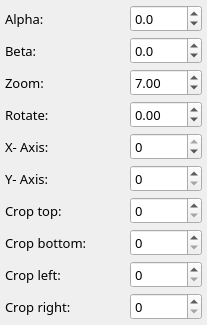
                            <widget class="QWidget" name="page_15">
                             <attribute name="label">
                              <string>Right Camera</string>
                             </attribute>
                             <layout class="QFormLayout" name="formLayout_3">
                              <property name="horizontalSpacing">
                               <number>5</number>
                              </property>
                              <property name="verticalSpacing">
                               <number>5</number>
                              </property>
                              <property name="leftMargin">
                               <number>5</number>
                              </property>
                              <property name="topMargin">
                               <number>5</number>
                              </property>
                              <property name="rightMargin">
                               <number>5</number>
                              </property>
                              <property name="bottomMargin">
                               <number>5</number>
                              </property>
                              <item row="0" column="0">
                               <widget class="QLabel" name="label_112">
                                <property name="minimumSize">
                                 <size>
                                  <width>60</width>
                                  <height>0</height>
                                 </size>
                                </property>
                                <property name="font">
                                 <font>
                                  <family>Sans Serif</family>
                                  <pointsize>10</pointsize>
                                 </font>
                                </property>
                                <property name="text">
                                 <string>Alpha:</string>
                                </property>
                               </widget>
                              </item>
                              <item row="1" column="0">
                               <widget class="QLabel" name="label_117">
                                <property name="minimumSize">
                                 <size>
                                  <width>60</width>
                                  <height>0</height>
                                 </size>
                                </property>
                                <property name="font">
                                 <font>
                                  <family>Sans Serif</family>
                                  <pointsize>10</pointsize>
                                 </font>
                                </property>
                                <property name="text">
                                 <string>Beta:</string>
                                </property>
                               </widget>
                              </item>
                              <item row="9" column="0">
                               <widget class="QLabel" name="label_118">
                                <property name="font">
                                 <font>
                                  <family>Sans Serif</family>
                                  <pointsize>10</pointsize>
                                 </font>
                                </property>
                                <property name="text">
                                 <string>Crop right:</string>
                                </property>
                               </widget>
                              </item>
                              <item row="8" column="0">
                               <widget class="QLabel" name="label_114">
                                <property name="font">
                                 <font>
                                  <family>Sans Serif</family>
                                  <pointsize>10</pointsize>
                                 </font>
                                </property>
                                <property name="text">
                                 <string>Crop left:</string>
                                </property>
                               </widget>
                              </item>
                              <item row="7" column="0">
                               <widget class="QLabel" name="label_101">
                                <property name="minimumSize">
                                 <size>
                                  <width>120</width>
                                  <height>0</height>
                                 </size>
                                </property>
                                <property name="font">
                                 <font>
                                  <family>Sans Serif</family>
                                  <pointsize>10</pointsize>
                                 </font>
                                </property>
                                <property name="text">
                                 <string>Crop bottom:</string>
                                </property>
                               </widget>
                              </item>
                              <item row="6" column="0">
                               <widget class="QLabel" name="label_111">
                                <property name="font">
                                 <font>
                                  <family>Sans Serif</family>
                                  <pointsize>10</pointsize>
                                 </font>
                                </property>
                                <property name="text">
                                 <string>Crop top:</string>
                                </property>
                               </widget>
                              </item>
                              <item row="5" column="0">
                               <widget class="QLabel" name="label_116">
                                <property name="enabled">
                                 <bool>true</bool>
                                </property>
                                <property name="font">
                                 <font>
                                  <family>Sans Serif</family>
                                  <pointsize>10</pointsize>
                                 </font>
                                </property>
                                <property name="text">
                                 <string>Y- Axis:</string>
                                </property>
                               </widget>
                              </item>
                              <item row="4" column="0">
                               <widget class="QLabel" name="label_115">
                                <property name="enabled">
                                 <bool>true</bool>
                                </property>
                                <property name="font">
                                 <font>
                                  <family>Sans Serif</family>
                                  <pointsize>10</pointsize>
                                 </font>
                                </property>
                                <property name="text">
                                 <string>X- Axis:</string>
                                </property>
                               </widget>
                              </item>
                              <item row="3" column="0">
                               <widget class="QLabel" name="label_36">
                                <property name="minimumSize">
                                 <size>
                                  <width>60</width>
                                  <height>0</height>
                                 </size>
                                </property>
                                <property name="font">
                                 <font>
                                  <family>Sans Serif</family>
                                  <pointsize>10</pointsize>
                                 </font>
                                </property>
                                <property name="text">
                                 <string>Rotate: </string>
                                </property>
                               </widget>
                              </item>
                              <item row="2" column="0">
                               <widget class="QLabel" name="label_113">
                                <property name="minimumSize">
                                 <size>
                                  <width>80</width>
                                  <height>0</height>
                                 </size>
                                </property>
                                <property name="font">
                                 <font>
                                  <family>Sans Serif</family>
                                  <pointsize>10</pointsize>
                                 </font>
                                </property>
                                <property name="text">
                                 <string>Zoom:</string>
                                </property>
                               </widget>
                              </item>
                              <item row="2" column="1">
                               <widget class="QDoubleSpinBox" name="doubleSpinBox_val_zoom_image_3">
                                <property name="minimumSize">
                                 <size>
                                  <width>0</width>
                                  <height>27</height>
                                 </size>
                                </property>
                                <property name="maximumSize">
                                 <size>
                                  <width>16777215</width>
                                  <height>16777215</height>
                                 </size>
                                </property>
                                <property name="font">
                                 <font>
                                  <family>Sans Serif</family>
                                  <pointsize>10</pointsize>
                                 </font>
                                </property>
                                <property name="decimals">
                                 <number>2</number>
                                </property>
                                <property name="minimum">
                                 <double>1.000000000000000</double>
                                </property>
                                <property name="maximum">
                                 <double>15.000000000000000</double>
                                </property>
                                <property name="singleStep">
                                 <double>0.020000000000000</double>
                                </property>
                                <property name="value">
                                 <double>7.000000000000000</double>
                                </property>
                               </widget>
                              </item>
                              <item row="3" column="1">
                               <widget class="QDoubleSpinBox" name="doubleSpinBox_val_rotate_image_3">
                                <property name="enabled">
                                 <bool>true</bool>
                                </property>
                                <property name="minimumSize">
                                 <size>
                                  <width>0</width>
                                  <height>27</height>
                                 </size>
                                </property>
                                <property name="maximumSize">
                                 <size>
                                  <width>16777215</width>
                                  <height>16777215</height>
                                 </size>
                                </property>
                                <property name="font">
                                 <font>
                                  <family>Sans Serif</family>
                                  <pointsize>10</pointsize>
                                 </font>
                                </property>
                                <property name="minimum">
                                 <double>-180.000000000000000</double>
                                </property>
                                <property name="maximum">
                                 <double>180.000000000000000</double>
                                </property>
                                <property name="singleStep">
                                 <double>0.100000000000000</double>
                                </property>
                               </widget>
                              </item>
                              <item row="4" column="1">
                               <widget class="QSpinBox" name="spinBox_val_coordinate_x_image_3">
                                <property name="enabled">
                                 <bool>true</bool>
                                </property>
                                <property name="minimumSize">
                                 <size>
                                  <width>0</width>
                                  <height>27</height>
                                 </size>
                                </property>
                                <property name="maximumSize">
                                 <size>
                                  <width>16777215</width>
                                  <height>16777215</height>
                                 </size>
                                </property>
                                <property name="font">
                                 <font>
                                  <family>Sans Serif</family>
                                  <pointsize>10</pointsize>
                                 </font>
                                </property>
                                <property name="minimum">
                                 <number>-10000</number>
                                </property>
                                <property name="maximum">
                                 <number>0</number>
                                </property>
                                <property name="value">
                                 <number>0</number>
                                </property>
                               </widget>
                              </item>
                              <item row="5" column="1">
                               <widget class="QSpinBox" name="spinBox_val_coordinate_y_image_3">
                                <property name="minimumSize">
                                 <size>
                                  <width>0</width>
                                  <height>27</height>
                                 </size>
                                </property>
                                <property name="maximumSize">
                                 <size>
                                  <width>16777215</width>
                                  <height>16777215</height>
                                 </size>
                                </property>
                                <property name="font">
                                 <font>
                                  <family>Sans Serif</family>
                                  <pointsize>10</pointsize>
                                 </font>
                                </property>
                                <property name="maximum">
                                 <number>2500</number>
                                </property>
                                <property name="value">
                                 <number>0</number>
                                </property>
                               </widget>
                              </item>
                              <item row="6" column="1">
                               <widget class="QSpinBox" name="spinBox_val_crop_top_image_3">
                                <property name="minimumSize">
                                 <size>
                                  <width>0</width>
                                  <height>27</height>
                                 </size>
                                </property>
                                <property name="maximumSize">
                                 <size>
                                  <width>16777215</width>
                                  <height>16777215</height>
                                 </size>
                                </property>
                                <property name="font">
                                 <font>
                                  <family>Sans Serif</family>
                                  <pointsize>10</pointsize>
                                 </font>
                                </property>
                                <property name="maximum">
                                 <number>2500</number>
                                </property>
                               </widget>
                              </item>
                              <item row="9" column="1">
                               <widget class="QSpinBox" name="spinBox_val_crop_right_image_3">
                                <property name="minimumSize">
                                 <size>
                                  <width>0</width>
                                  <height>27</height>
                                 </size>
                                </property>
                                <property name="maximumSize">
                                 <size>
                                  <width>16777215</width>
                                  <height>16777215</height>
                                 </size>
                                </property>
                                <property name="font">
                                 <font>
                                  <family>Sans Serif</family>
                                  <pointsize>10</pointsize>
                                 </font>
                                </property>
                                <property name="maximum">
                                 <number>2500</number>
                                </property>
                               </widget>
                              </item>
                              <item row="8" column="1">
                               <widget class="QSpinBox" name="spinBox_val_crop_left_image_3">
                                <property name="minimumSize">
                                 <size>
                                  <width>0</width>
                                  <height>27</height>
                                 </size>
                                </property>
                                <property name="maximumSize">
                                 <size>
                                  <width>16777215</width>
                                  <height>16777215</height>
                                 </size>
                                </property>
                                <property name="font">
                                 <font>
                                  <family>Sans Serif</family>
                                  <pointsize>10</pointsize>
                                 </font>
                                </property>
                                <property name="maximum">
                                 <number>2500</number>
                                </property>
                               </widget>
                              </item>
                              <item row="7" column="1">
                               <widget class="QSpinBox" name="spinBox_val_crop_bottom_image_3">
                                <property name="minimumSize">
                                 <size>
                                  <width>0</width>
                                  <height>27</height>
                                 </size>
                                </property>
                                <property name="maximumSize">
                                 <size>
                                  <width>16777215</width>
                                  <height>16777215</height>
                                 </size>
                                </property>
                                <property name="font">
                                 <font>
                                  <family>Sans Serif</family>
                                  <pointsize>10</pointsize>
                                 </font>
                                </property>
                                <property name="maximum">
                                 <number>2500</number>
                                </property>
                               </widget>
                              </item>
                              <item row="0" column="1">
                               <widget class="QDoubleSpinBox" name="spinBox_val_icx_image_3">
                                <property name="enabled">
                                 <bool>true</bool>
                                </property>
                                <property name="minimumSize">
                                 <size>
                                  <width>0</width>
                                  <height>27</height>
                                 </size>
                                </property>
                                <property name="maximumSize">
                                 <size>
                                  <width>16777215</width>
                                  <height>16777215</height>
                                 </size>
                                </property>
                                <property name="font">
                                 <font>
                                  <family>Sans Serif</family>
                                  <pointsize>10</pointsize>
                                 </font>
                                </property>
                                <property name="decimals">
                                 <number>1</number>
                                </property>
                                <property name="minimum">
                                 <double>-110.000000000000000</double>
                                </property>
                                <property name="maximum">
                                 <double>110.000000000000000</double>
                                </property>
                                <property name="singleStep">
                                 <double>0.100000000000000</double>
                                </property>
                               </widget>
                              </item>
                              <item row="1" column="1">
                               <widget class="QDoubleSpinBox" name="spinBox_val_icy_image_3">
                                <property name="enabled">
                                 <bool>true</bool>
                                </property>
                                <property name="minimumSize">
                                 <size>
                                  <width>0</width>
                                  <height>27</height>
                                 </size>
                                </property>
                                <property name="maximumSize">
                                 <size>
                                  <width>16777215</width>
                                  <height>16777215</height>
                                 </size>
                                </property>
                                <property name="font">
                                 <font>
                                  <family>Sans Serif</family>
                                  <pointsize>10</pointsize>
                                 </font>
                                </property>
                                <property name="decimals">
                                 <number>1</number>
                                </property>
                                <property name="minimum">
                                 <double>-110.000000000000000</double>
                                </property>
                                <property name="maximum">
                                 <double>110.000000000000000</double>
                                </property>
                                <property name="singleStep">
                                 <double>0.100000000000000</double>
                                </property>
                               </widget>
                              </item>
                             </layout>
                            </widget>
